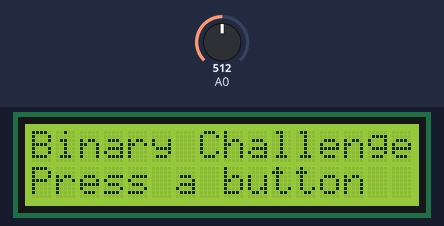
A sketch run on a simulated Arduino Uno, built with avr-gcc and run on an emulated ATmega328P. On the bench: 16×2 character LCD. Inputs (shaded band) come from the test bench; at power-on: A0 = 512. Random numbers use the default seed unless the sketch sets one.

Above: at 1.2 s.
1.3 s: A0 set to 296
2.8 s: A0 set to 271
At 4.1 s:
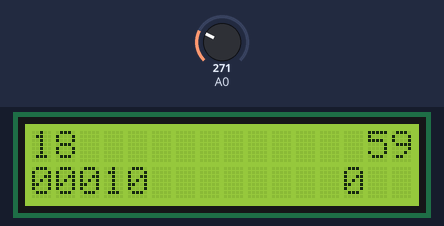
5.8 s: A0 set to 122
At 7.0 s:
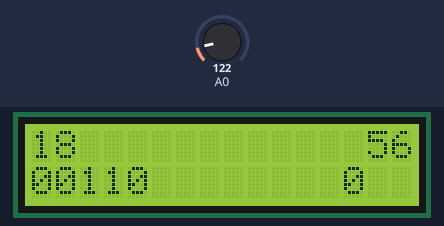
Timing chart, 0 to 8.8 s (numbered marks = the images above; inputs shaded):
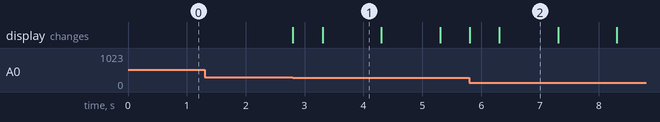

The sketch:

BinaryBrainTeaser.ino
```cpp
#include <LiquidCrystal.h>

#define BUTTON_TOL    30   // tolerance in analog reading

// game states
#define READY     0
#define PLAYING   1
#define COMPLETE  2

// nominal analog readings for each button
int butVals[] = {637, 405, 97, 252, 0};

LiquidCrystal lcd(8, 9, 4,5,6,7);

uint8_t binVal = 0;
uint8_t binTarget = 0;
uint8_t score = 0;

uint8_t gameState = READY;

unsigned long gameTimer = 0;

// return button number (1-5) or zero for no button pressed
uint8_t whichButton() {
  int v = analogRead(0);
  uint8_t i;
  for (i=0; i<5; i++) {
    if ((v > butVals[i]-BUTTON_TOL) && (v < butVals[i] + BUTTON_TOL)) {
      return i+1;
    }
  }
  return 0;
}


void readyToStart() {
  lcd.clear();
  lcd.setCursor(0,0);
  lcd.print("Binary Challenge");

  lcd.setCursor(0,1);
  lcd.print("Press a button");

  while (whichButton() ==0) {
    delay(1);
  }

  lcd.clear();
  gameState = PLAYING;
  score = 0;
  binVal = 0;
  randomSeed(millis());
  binTarget = random(1,31);

  delay(500);

  gameTimer = millis() + 60000;
}

void playing() {
  // see if button input has changed
  static uint8_t lastButton = 0;
  uint8_t button = whichButton();

  if (button != lastButton) {
    if (button > 0) {
      binVal ^= 1 << (5-button);
    }

    lastButton = button;
  }

  // target value
  lcd.setCursor(0,0);
  lcd.print(binTarget);
  lcd.print(" ");

  // Current binary value
  lcd.setCursor(0,1);
  for (uint8_t i=0; i<5; i++) {
    lcd.print(1 & (binVal >> (4-i)));
  }

  // time remaining
  lcd.setCursor(14,0);
  lcd.print((gameTimer - millis()) / 1000);

  if (binVal == binTarget) {
    randomSeed(millis());
    uint8_t nv;
    do {
      nv = random(1,31);
    } while(nv == binTarget);
    binTarget = nv;
    score++;
    binVal = 0;
  }

  // score
  lcd.setCursor(13,1);
  lcd.print(score);


  if (millis() > gameTimer) {
    gameState = COMPLETE;
  }
}

void completed() {
  // display score
  lcd.clear();

  lcd.setCursor(0,0);
  lcd.print("You Scored:");
  lcd.setCursor(0,1);
  lcd.print(score);

  long t = millis() + 30000;

  delay(5000);

  while ((whichButton() ==0) && (millis() < t)) {
    delay(1);
  }
  delay(500);
  lcd.clear();
  gameState = READY;
}


void setup() {
  lcd.begin(16, 2);
}

void loop() {
  switch (gameState) {
    case READY:
      readyToStart();
      break;

    case PLAYING:
      playing();
      break;

    case COMPLETE:
      completed();
      break;
  }
}
```

Measured:
- the behaviour switches between 282 and 281 on A0 (found by bisection; images 0 and 1)
- after the input at 1.3 s, every drawn part: stays the same
- after the input at 2.8 s, the display: first changes at once (image 1 shows a later state)
- what the display in image 2 shows lasts 1.0 s, from 6.3 s to 7.3 s
